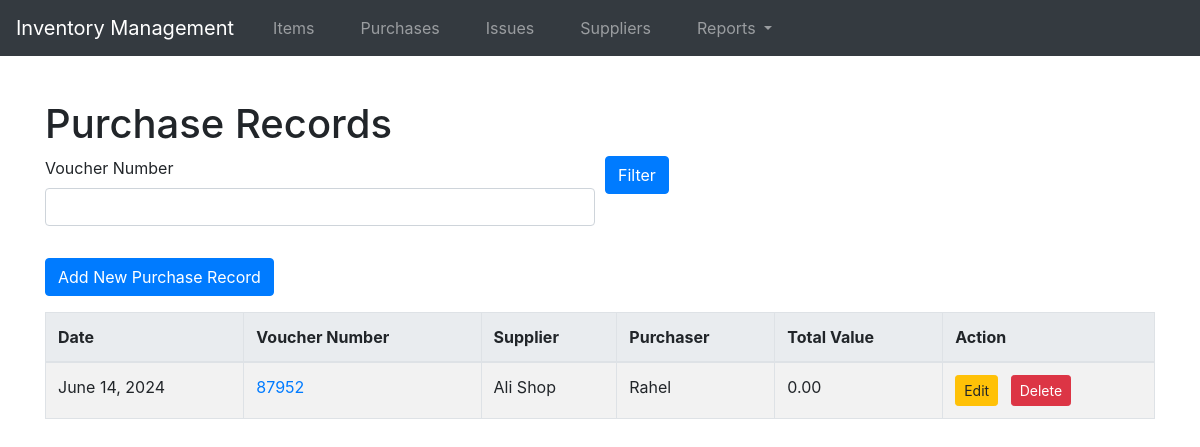
Page /purchase-records/ on the earlier database version.
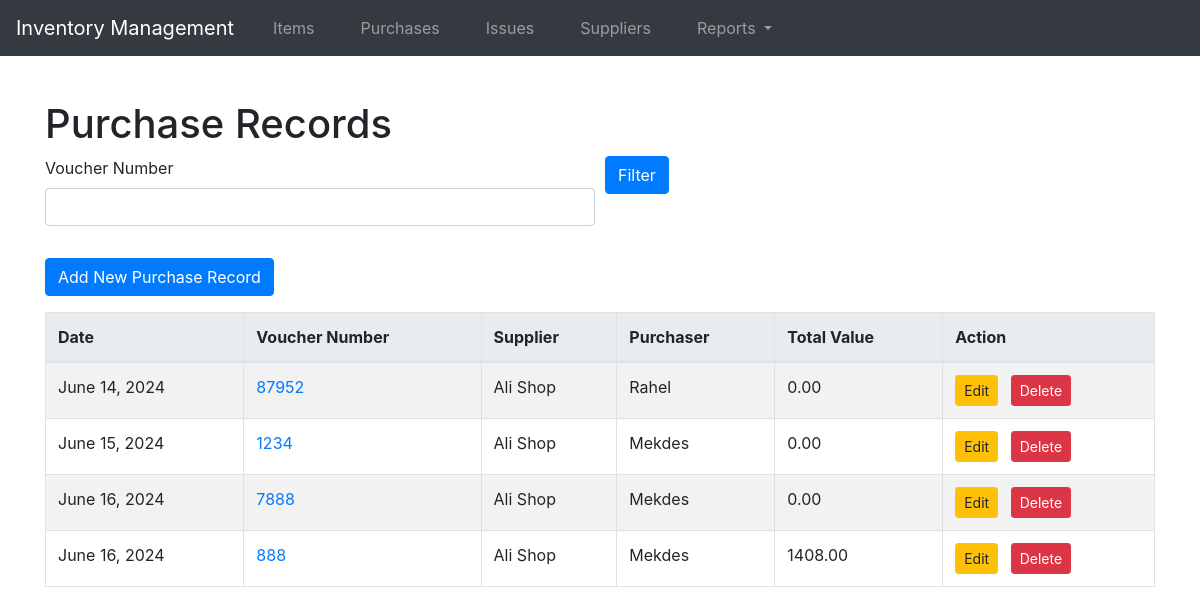
Same page on the later database version.
### store/models.py (models this page shows, shortened)
class PurchaseRecord(models.Model):
    date = models.DateField(default=timezone.now)
    supplier = models.ForeignKey(Supplier, related_name='supplier', on_delete=models.CASCADE, null=True)
    purchaser = models.CharField(max_length=100)
    voucher_number = models.CharField(max_length=50, unique=True, null=True, db_index=True)
    upload_receipt = models.FileField(upload_to='receipts/', blank=True, null=True)
    total_value = models.DecimalField(max_digits=15, decimal_places=2, default=0.0)

class Supplier(models.Model):
    name = models.CharField(max_length=100, db_index=True)
    contact_person = models.CharField(max_length=100)
    phone_number = models.CharField(max_length=20)
    address = models.CharField(max_length=250)
    tin_number = models.CharField(max_length=10)
    def __str__(self):
        return self.name

### store/views.py (the view)
# urls.py: path('purchase-records/', views.purchase_record_list, name='purchase_record_list'),
def purchase_record_list(request):
    form = PurchaseRecordFilterForm(request.GET or None)
    purchase_records = PurchaseRecord.objects.all()
    for p in purchase_records:
        print(p.total_value)
    if form.is_valid():
        if form.cleaned_data['voucher_number']:
            purchase_records = purchase_records.filter(voucher_number__icontains=form.cleaned_data['voucher_number'])
    return render(request, 'store/purchase_record_list.html', {'purchase_records': purchase_records, 'form': form})

### store/forms.py
class PurchaseRecordFilterForm(forms.Form):
    voucher_number = forms.CharField(required=False, label='Voucher Number')

### store/templates/store/purchase_record_list.html (shortened to what this page needs)
{% extends 'base.html' %}
{% load crispy_forms_tags %}
{% block content %}
<h1>Purchase Records</h1>
<form method="get" class="mb-3">
    <div class="form-row">
        <div class="col">
            {{ form.voucher_number|as_crispy_field }}
        </div>
        <div class="col">
            <button type="submit" class="btn btn-primary">Filter</button>
        </div>
    </div>
</form>
<a href="{% url 'purchase_record_create' %}" class="btn btn-primary mb-3"> Add New Purchase Record</a>
<table class="table table-striped">
    <thead>
        <tr>
            <th>Date</th>
            <th>Voucher Number</th>
            <th>Supplier</th>
            <th>Purchaser</th>
            <th>Total Value</th>
            <th>Action</th>
        </tr>
    </thead>
    <tbody>
        {% for purchase_record in purchase_records %}
        <tr>
            <td>{{ purchase_record.date }}</td>
            <td><a href="{% url 'purchase_record_detail' purchase_record.pk %}">{{ purchase_record.voucher_number }}</a></td>
            <td>{{ purchase_record.supplier }}</td>
            <td>{{ purchase_record.purchaser }}</td>
            <td>{{ purchase_record.total_value }}</td>
            <td>
                <a href="{% url 'purchase_record_edit' purchase_record.pk %}" class="btn btn-warning btn-sm">Edit</a>
                <a href="{% url 'purchase_record_delete' purchase_record.pk %}" class="btn btn-danger btn-sm ml-2">Delete</a>
            </td>
        </tr>
        {% endfor %}
    </tbody>
</table>
{% endblock %}

Differences in the rows shown:
added PurchaseRecord: date "June 15, 2024", voucher_number "1234", supplier "Ali Shop", purchaser "Mekdes", total_value "0.00"
added PurchaseRecord: date "June 16, 2024", voucher_number "7888", supplier "Ali Shop", purchaser "Mekdes", total_value "0.00"
added PurchaseRecord: date "June 16, 2024", voucher_number "888", supplier "Ali Shop", purchaser "Mekdes", total_value "1408.00"
